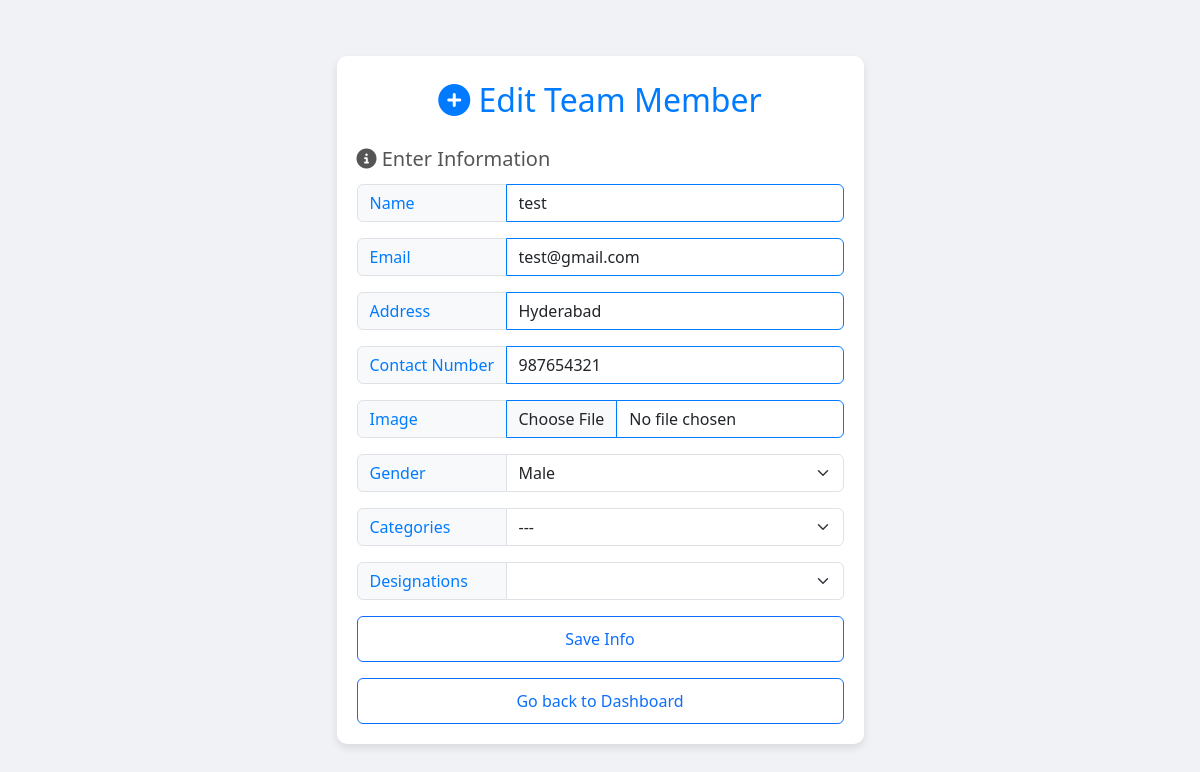
Page /edit_item/24/ (signed in) on the committed database.
### pms/models.py (models this page shows, shortened)
class create_team_member(models.Model):
    id = models.AutoField(primary_key=True)
    name = models.CharField(max_length=10, null=False)
    email = models.EmailField(null=False)
    address = models.TextField(default='Hyderabad')
    contact=models.IntegerField(null=False,default='123456789')
    image = models.ImageField(upload_to='media/',null=True)
    gender=models.CharField(max_length=10,default="Male")
    categories = models.CharField(max_length=20)
    designations = models.CharField(max_length=40)
    created_at = models.DateTimeField(default=now, editable=False)
    updated_at = models.DateTimeField(auto_now=True)
    created_by = models.ForeignKey(User, on_delete=models.CASCADE)

### pms/views.py (the view)
# urls.py: path('edit_item/<int:item_id>/',edit_item,name="edit_item"),
@login_required
def edit_item(request, item_id):
    item = get_object_or_404(create_team_member, id=item_id)
    if request.method == 'POST':
        name = request.POST.get('name')
        email = request.POST.get('email')
        address = request.POST.get('address')
        contact = request.POST.get('contact')
        gender = request.POST.get('gender')
        categories = request.POST.get('categories')
        designations = request.POST.get('designations')
        item.name = name
        item.email = email
        item.address = address
        item.contact = contact
        item.gender = gender
        item.categories = categories
        item.designations = designations
        if 'image' in request.FILES:
            item.image = request.FILES['image']
        messages.success(request, 'Team member updated successfully.')
        item.save()
        return redirect('teammembers')
    else:
        return render(request, 'editteammember.html', {'item': item})

### templates/editteammember.html (shortened to what this page needs)
{% load static %}
<!DOCTYPE html>
<html lang="en">
<head>
    <link rel="stylesheet" href="https://cdnjs.cloudflare.com/ajax/libs/font-awesome/6.5.2/css/all.min.css">
    <link href="https://cdn.jsdelivr.net/npm/bootstrap@5.3.3/dist/css/bootstrap.min.css" rel="stylesheet">
</head>
<body>
    <div class="container">
        <p class="form-title"><i class="fa-solid fa-circle-plus" style="color: #007bff;"></i> {% if item %}Edit Team Member{% else %}Create Team Member{% endif %}</p>
        <p class="form-subtitle"><i class="fa-solid fa-circle-info"></i> Enter Information</p>
        <form action="." method="POST" enctype="multipart/form-data">{% csrf_token %}
            <div class="input-group mb-3">
                <span class="input-group-text" id="basic-addon1">Name</span>
                <input type="text" class="form-control" name="name" value="{{ item.name }}" placeholder="Name" aria-label="Name" aria-describedby="basic-addon1" required>
            </div>
            <div class="input-group mb-3">
                <span class="input-group-text" id="basic-addon1">Email</span>
                <input type="email" class="form-control" name="email" value="{{ item.email }}" placeholder="Email" aria-label="Email" aria-describedby="basic-addon1" required>
            </div>
            <div class="input-group mb-3">
                <span class="input-group-text" id="basic-addon1">Address</span>
                <input type="text" class="form-control" name="address" value="{{ item.address }}" placeholder="Address" aria-label="Address" aria-describedby="basic-addon1" required>
            </div>
            <div class="input-group mb-3">
                <span class="input-group-text" id="basic-addon1">Contact Number</span>
                <input type="tel" class="form-control" name="contact" value="{{ item.contact }}" placeholder="Phone Number" aria-label="Contact Number" aria-describedby="basic-addon1" required>
            </div>
            <div class="input-group mb-3">
                <span class="input-group-text" id="basic-addon1">Image</span>
                <input type="file" class="form-control" name="image" aria-label="Image" aria-describedby="basic-addon1">
            </div>
            <div class="input-group mb-3">
                <span class="input-group-text" id="basic-addon1">Gender</span>
                <select class="form-select" name="gender" required>
                    <option value="Male" {% if item.gender == 'Male' %}selected{% endif %}>Male</option>
                </select>
            </div>
            <div class="input-group mb-3">
                <span class="input-group-text" id="basic-addon1">Categories</span>
                <select class="form-select" name="categories" id="cat" onchange="check()" required>
                    <option value="-">---</option>
                </select>
            </div>
            <div class="input-group mb-3">
                <span class="input-group-text" id="basic-addon1">Designations</span>
                <select class="form-select" name="designations" id="Designation" required>
                </select>
            </div>
            <div class="d-grid">
                <button type="submit" class="btn btn-outline-primary">Save Info</button>
            </div>
            <div class="text-center mt-3">
                <a href="{% url 'home' %}" class="btn btn-outline-primary">Go back to Dashboard</a>
            </div>
        </form>
    </div>
</body>
</html>

### templates/editteammember.html (style rules this page uses)
body, html { height: 100%; margin: 0; display: flex; justify-content: center; align-items: center; background: #f0f2f5; }
.container { max-width: 600px; width: 100%; padding: 20px; background-color: #fff; border-radius: 10px; box-shadow: 0 4px 8px rgba(0,0,0,0.1); }
.form-title { font-size: 2rem; margin-bottom: 20px; text-align: center; color: #007bff; }
.form-subtitle { font-size: 1.25rem; margin-bottom: 10px; color: #555; }
.input-group-text { width: 150px; text-align: left; color: #007bff; }
.form-control { border-color: #007bff; }
.btn-outline-primary { width: 100%; padding: 10px; font-size: 1rem; }

### rows in the picture
create_team_member: name "test", email "test@gmail.com", address "Hyderabad", contact "987654321", gender "Male"
